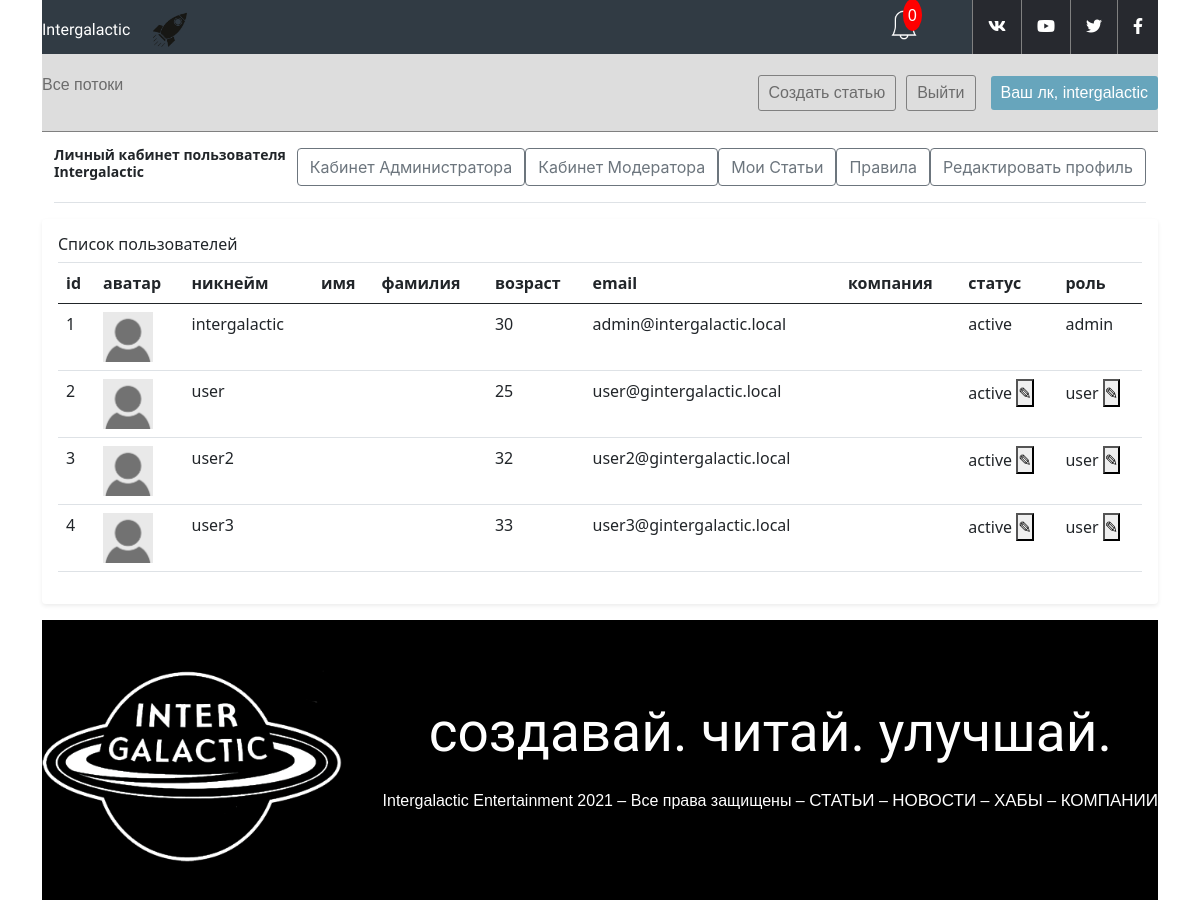
The app's page /admin_room/ (signed in) with its own data.
### authapp/models.py (models this page shows)
class IntergalacticUser(AbstractUser):
    avatar = models.ImageField(upload_to=USERS_AVATARS, blank=True)
    age = models.PositiveIntegerField(verbose_name='возраст', null=False,
                                      default=0)
    email = models.EmailField(verbose_name='электронный адрес', unique=True)
    about = models.TextField(verbose_name='о себе', blank=True)
    company = models.CharField(verbose_name='компания', max_length=32,
                               blank=True)
    class Meta:
        verbose_name = 'Пользователь'
        verbose_name_plural = 'Пользователи'
        ordering = ['-is_active', '-is_superuser', '-is_staff', 'username']

### mainapp/views.py (the view, shortened to what this page needs)
# urls.py: path('admin_room/', mainapp.admin_room, name='admin_room'),
def admin_room(request):
    users_list = IntergalacticUser.objects.order_by("id")
    context = {
        'users_list': users_list
    }
    return render(request, 'mainapp/admin_room.html', context)

### mainapp/templatetags/my_tags.py (called while the page is built)
@register.filter(name='media_folder_users')
def media_folder_users(string):
    if not string:
        string = 'users_avatars/default.jpg'
    if bool(re.match('https', str(string))):
        return f'{string}'
    return f'{settings.MEDIA_URL}{string}'

### mainapp/templates/mainapp/admin_room.html (shortened to what this page needs)
{% extends 'mainapp/base.html' %}
{% load static %}
{% load my_tags %}
{% block main_content %}
    {% block css %}
        <link rel="stylesheet" type="text/css" href="{% static 'style/bootstrap.css' %}">
    {% endblock %}
{% include 'mainapp/includes/inc_personal_area_menu.html' %}
    <div class="my-3 p-3 bg-body rounded shadow-sm">
        <h6 class="border-bottom pb-2 mb-0">Список пользователей</h6>
        {% if users_list %}
            <table id="datatable" class="table dt-responsive nowrap table-vertical"
                   width="100%" cellspacing="0">
                <thead>
                <tr>
                    <th>id</th>
                    <th>аватар</th>
                    <th>никнейм</th>
                    <th>имя</th>
                    <th>фамилия</th>
                    <th>возраст</th>
                    <th>email</th>
                    <th>компания</th>
                    <th>статус</th>
                    <th>роль</th>
                </tr>
                </thead>
                <tbody>
                {% for user in users_list %}
                    <tr>
                        <td>{{ user.id }}</td>
                        <td><img alt="not" src="{{ user.avatar|media_folder_users }}" height="50px"></td>
                        <td>{{ user.username }}</td>
                        <td>{{ user.first_name }}</td>
                        <td>{{ user.last_name }}</td>
                        <td>{{ user.age }}</td>
                        <td>{{ user.email }}</td>
                        <td>{{ user.company }}</td>
                        <td>
                            {% if user.is_active %}
                                active
                            {% else %}
                                banned
                            {% endif %}
                            {% if user.is_superuser %}
                                <button hidden id="is_active_show{{user.id}}">&#9998;</button>
                            {% else %}
                                <button id="is_active_show{{user.id}}">&#9998;</button>
                            {% endif %}
                        </td>
                        <td>
                            {% if user.is_superuser %}
                                admin
                            {% elif user.is_staff %}
                                moderator
                            {% else %}
                                user
                            {% endif %}
                            {% if user.is_superuser %}
                                <button hidden id="is_staff_show{{user.id}}">&#9998;</button>
                            {% else %}
                                <button id="is_staff_show{{user.id}}">&#9998;</button>
                            {% endif %}
                        </td>
                    </tr>
                {% endfor %}
                </tbody>
            </table>
        {% else %}
            <p class="lead">Пока нет пользователей</p>
        {% endif %}
    </div>
{% endblock %}

### mainapp/templates/mainapp/includes/inc_main_menu.html (shortened to what this page needs)
<div class="nav-wrapper">
    <nav class="main-nav">
        <ul>
            <li>
                <a href="{% url 'main:category' 0 %}"
                    class="{% if request.resolver_match.kwargs.pk == 0 %}nav-link-current{% endif %}">
                    Все потоки
                </a>
            </li>
        </ul>
        <div class="nav-right">
            {% if user.is_authenticated %}
                <a href="{% url 'main:create_publication' %}" class="login">Создать статью</a>
                <a href="{% url 'auth:logout' %}" class="login">Выйти</a>
                <a href="{% url 'main:personality' %}" class="registration">Ваш лк, {{ request.user }}</a>
            {% else %}
                <a href="{% url 'auth:login' %}" class="login">Войти</a>
                <a href="{% url 'auth:register' %}" class="registration">Регистрация</a></div>
            {% endif %}
    </nav>
</div>

### mainapp/templates/mainapp/includes/inc_personal_area_menu.html (shortened to what this page needs)
{% load static %}
{% load my_tags %}
<div class="wrapper" id="page-title">
        <div class="container">
            <div class="pt-2 pb-3 mb-0 small lh-sm border-bottom w-100">
                <div class="d-flex justify-content-between align-items-center">
                    <strong class="text-gray-dark">Личный кабинет пользователя {{ request.user|title }}</strong>
                    {% if request.user.is_superuser %}
                        <a class="mt-2 btn btn-outline-secondary"
                           href="{% url 'main:admin_room' %}">
                            Кабинет Администратора
                        </a>
                    {% endif %}
                    {% if request.user.is_staff %}
                        <a class="mt-2 btn btn-outline-secondary"
                           href="{% url 'main:moderator_room' %}">
                            Кабинет Модератора
                        </a>
                        <a class="mt-2 btn btn-outline-secondary"
                           href="{% url 'main:personality' %}">
                            Мои Статьи
                        </a>
                    {% endif %}
                    <a class="mt-2 btn btn-outline-secondary">
                        <button style="border: none; background-color: white; color: #6c757d"
                                onmouseover="this.style.backgroundColor='#6c757d'; this.style.color='white';"
                                onmouseout="this.style.backgroundColor='white'; this.style.color='#6c757d';"
                                id="show">Правила</button>
                    </a>
                    <a class="mt-2 btn btn-outline-secondary"
                       href="{% url 'auth:profile' %}">
                        Редактировать профиль
                    </a>
                </div>
            </div>
        </div>
    </div>

### static/style/style.css (style rules this page uses)
* { margin: 0; padding: 0; }
a { text-decoration: none !important; color: #6c6c6c; font-family: sans-serif; }
.nav-wrapper { border-bottom: 1px solid grey; background-color: #dddddd; position: sticky; z-index: 10000; top: 0; }
.main-nav { display: flex; justify-content: space-between; z-index: 99; min-width: 1024px; max-width: 1200px; margin: 0 auto; }
.main-nav ul { display: flex; list-style-type: none; padding: 18px 0 18px 0; }
.main-nav .nav-right { display: flex; align-items: center; }
.main-nav .nav-right .login, .main-nav .nav-right .registration { padding: 5px 10px; border-radius: 3px; margin-left: 15px; }
.main-nav .nav-right .login { margin-left: 10px; color: #6c6c6c; border: 1px solid grey; }
.main-nav .nav-right .registration { background-color: #67a5bc; color: white; }
.btn { -webkit-font-smoothing: antialiased; -moz-osx-font-smoothing: grayscale; border: 0; background-color: transparent; box-shadow: none; padding: 0; cursor: pointer; user-select: none; -webkit-appearance: none; -moz-appearance: none; touch-action: manipulation; display: inline-flex; align-items: center; justify-content: center; width: auto; font-weight: 500; font-family: "-apple-system", BlinkMacSystemFont, "Segoe UI", Arial, sans-serif; box-sizing: border-box; white-space: nowrap; }
.btn:link { text-decoration: none; }
* { -webkit-box-sizing: content-box; -moz-box-sizing: content-box; box-sizing: content-box; }
*:before, *:after { -webkit-box-sizing: content-box; -moz-box-sizing: content-box; box-sizing: content-box; }

### records on screen
IntergalacticUser: user "intergalactic", user "Intergalactic", id "1", username "intergalactic", age "30", email "admin@intergalactic.local", is_active "active", is_superuser "admin"
IntergalacticUser: id "2", username "user", age "25", email "user@gintergalactic.local", is_active "active", is_superuser "user"
IntergalacticUser: id "3", username "user2", age "32", email "user2@gintergalactic.local", is_active "active", is_superuser "user"
IntergalacticUser: id "4", username "user3", age "33", email "user3@gintergalactic.local", is_active "active", is_superuser "user"

### other values on screen
{{ notifications|length }} "0"
